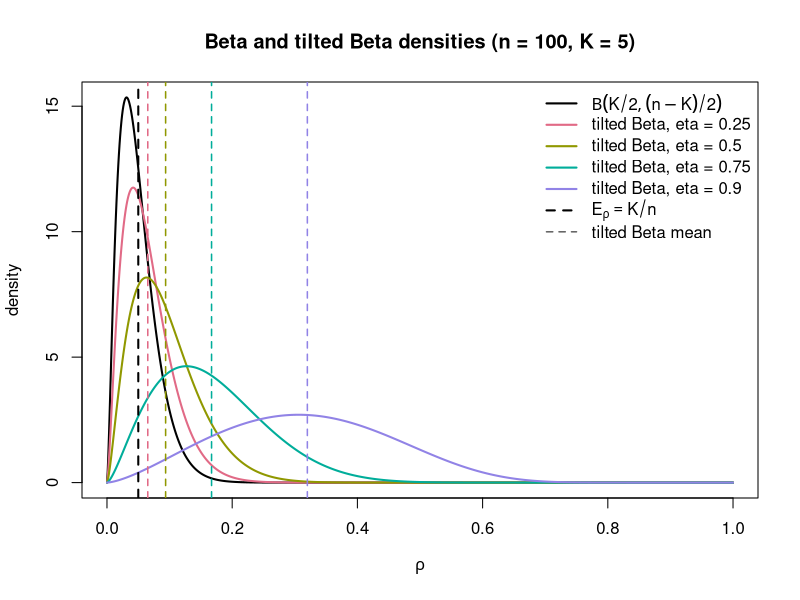

The R source for this figure:
## ---- chunk 1
n <- 100
K <- 5
eta_grid <- c(0.25, 0.5, 0.75, 0.9)
rho_grid <- seq(1e-4, 1 - 1e-4, length.out = 1000)

beta_pdf <- dbeta(rho_grid, shape1 = K / 2, shape2 = (n - K) / 2)
beta_mean <- K / n
tilted_beta_pdf <- function(rho, eta) {
  dbeta(rho, shape1 = K / 2, shape2 = (n - K) / 2) *
    (1 - eta)^(K / 2) *
    (1 - eta * rho)^(-n / 2)
}
tilted_beta_mean <- function(eta) {
  integrate(function(rho) rho * tilted_beta_pdf(rho, eta), 0, 1)$value
}

tilted_pdf <- sapply(eta_grid, function(eta) tilted_beta_pdf(rho_grid, eta))
tilted_mean <- vapply(eta_grid, tilted_beta_mean, numeric(1))
ylim <- range(beta_pdf, tilted_pdf)

plot(
  rho_grid, beta_pdf,
  type = "l", lwd = 2, col = "black", ylim = ylim,
  xlab = expression(rho), ylab = "density",
  main = sprintf("Beta and tilted Beta densities (n = %s, K = %s)", n, K)
)
matlines(
  rho_grid, tilted_pdf,
  lty = 1, lwd = 2,
  col = hcl.colors(length(eta_grid), "Dark 3")
)
# abline(
#   v = eta_grid,
#   lty = 3, lwd = 1.5,
#   col = hcl.colors(length(eta_grid), "Dark 3")
# )
abline(v = beta_mean, lty = 2, lwd = 2, col = "black")
abline(
  v = tilted_mean,
  lty = 2, lwd = 1.5,
  col = hcl.colors(length(eta_grid), "Dark 3")
)
legend(
  "topright",
  legend = c(
    expression(Beta(K / 2, (n - K) / 2)),
    paste0("tilted Beta, eta = ", eta_grid),
    expression(E[rho] == K / n),
    "tilted Beta mean"
    # expression(rho == eta)
  ),
  col = c("black", hcl.colors(length(eta_grid), "Dark 3"), "black", "gray40", "gray40"),
  lty = c(1, rep(1, length(eta_grid)), 2, 2, 3),
  lwd = c(rep(2, length(eta_grid) + 2), 1.5, 1.5),
  bty = "n"
)
